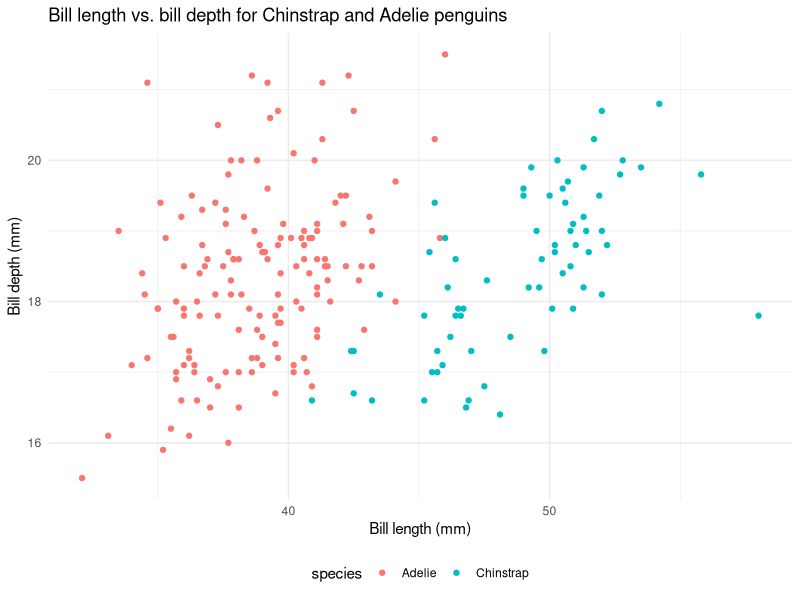
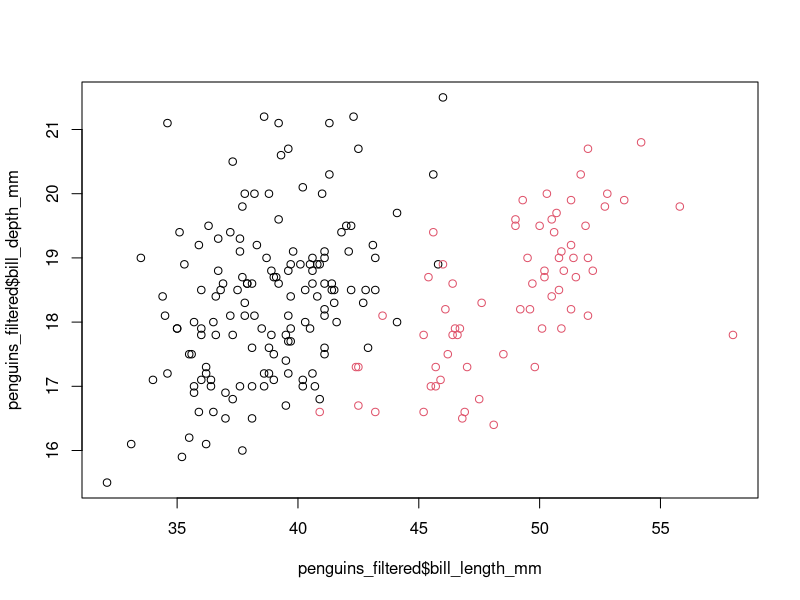

Write R code to recreate these figures, in order.
## ---- chunk 1
#| code-fold: true
### Load the tidyverse and palmer penguins packages
library(tidyverse)
library(palmerpenguins)

### Load the penguins data
data("penguins")

### Filter to just keep the Chinstrap and Adelie species
penguins_filtered <- penguins %>%
  drop_na() %>%
  filter(species %in% c("Chinstrap", "Adelie"))

### Generate a scatter plot of bill length vs. bill depth for each species
ggplot(penguins_filtered, aes(x = bill_length_mm, y = bill_depth_mm, color = species)) +
  geom_point() +
  labs(title = "Bill length vs. bill depth for Chinstrap and Adelie penguins",
       x = "Bill length (mm)",
       y = "Bill depth (mm)") +
  theme_minimal() +
  theme(legend.position = "bottom")

### Run a t-test to determine whether the bill lengths are statistically different between the two species
t.test(bill_length_mm ~ species, data = penguins_filtered)

### Print a summary of the t test results as a dataframe
t.test(bill_length_mm ~ species, data = penguins_filtered) %>%
  broom::tidy() %>%
  knitr::kable()
## ---- chunk 2
### Load the palmer penguins package and load the penguins data
library(palmerpenguins)
data("penguins")

### Drop incomplete observations
penguins <- na.omit(penguins)

### Filter to just keep the Chinstrap and Adelie species
penguins_filtered <- penguins[penguins$species %in% c("Chinstrap", "Adelie"), ]

### Generate a scatter plot of bill length vs. bill depth for each species
plot(penguins_filtered$bill_length_mm, penguins_filtered$bill_depth_mm, col = penguins_filtered$species)

### Print a summary of the t test results
summary(t.test(penguins_filtered$bill_length_mm ~ penguins_filtered$species))
## ---- chunk 3
# function to calculate slope, intercept, and p value for a linear regression model
calc_lm <- function(data, y, x) {
  # identify and pull out the y (outcome) and x (predictor) variables as columns in the data frame
  y <- data[[y]]
  x <- data[[x]]
  
  # perform a linear regression on y ~ x
  lm_model <- lm(y ~ x, data = data)
  
  # return the slope, intercept, and p value in a dataframe
  data.frame(slope = coef(lm_model)[2],
             intercept = coef(lm_model)[1],
             p_value = summary(lm_model)$coefficients[2, 4])
}
### test on the penguins data
calc_lm(penguins_filtered, "bill_length_mm", "bill_depth_mm")
## ---- chunk 4
# create an empty list to store the results
results <- list()                                                 # <1>
i <- 1                                                            # <2>

# iterate over the species
for (species in unique(penguins_filtered$species)) {
  # iterate over the sex
  for(sex in unique(penguins_filtered$sex)) {                     # <3>
    # apply the function above to the penguins data
    result <- calc_lm(penguins_filtered[penguins_filtered$species == species & penguins_filtered$sex == sex, ], "bill_length_mm", "bill_depth_mm")                                                  # <4>
    # add the species and sex to the resulting dataframe
    result$species <- species
    result$sex <- sex                                             # <5>
    # store the results in the list
    results[[i]] <- result                                        # <6>
    i <- i + 1                                                    # <7>
  }
}

# combine the results into a single dataframe
results_df <- do.call(rbind, results)
  
## ---- chunk 5
library(dplyr)

# Function to apply calc_lm across groups
results_df <- penguins_filtered %>%
  split(list(.$species, .$sex), drop = TRUE) %>%  # Split by species and sex
  lapply(function(df) {
    result <- calc_lm(df, "bill_length_mm", "bill_depth_mm")  # Apply function
    result$species <- unique(df$species)  # Add species info
    result$sex <- unique(df$sex)          # Add sex info
    return(result)
  }) %>%
  bind_rows()  # Combine into a single dataframe

